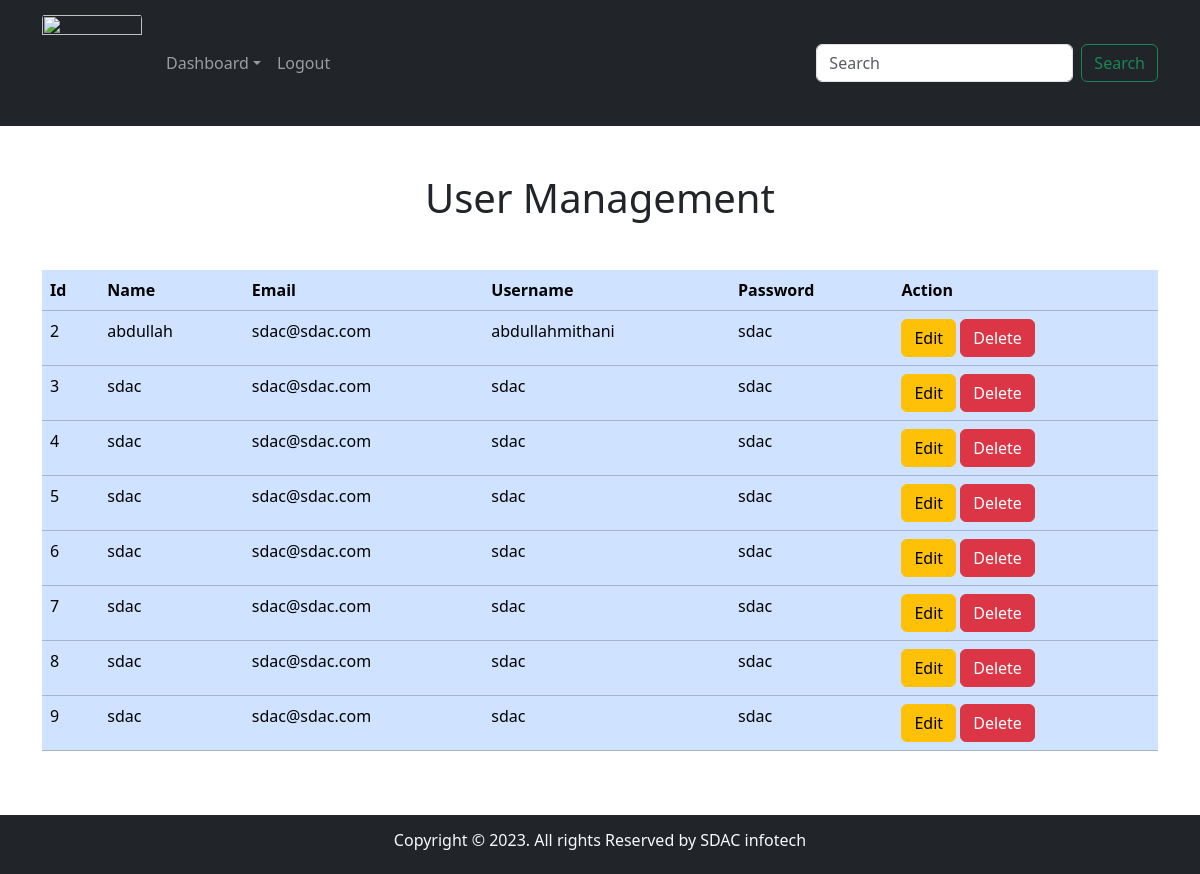
Screenshot of /admin/usermanage.php (signed in) with the database file from the repository.
### tables this page shows
CREATE TABLE `users` (
  `id` int(11) NOT NULL,
  `name` varchar(22) NOT NULL,
  `email` varchar(22) NOT NULL,
  `username` varchar(22) NOT NULL,
  `password` varchar(22) NOT NULL
);

### admin/usermanage.php (the view, shortened to what this page needs)
<!doctype html>
<html lang="en">
<head>
  <link href="https://cdn.jsdelivr.net/npm/bootstrap@5.3.2/dist/css/bootstrap.min.css" rel="stylesheet"
>
</head>
<body>
<header>
      <nav class="navbar navbar-expand-md navbar-dark bg-dark">
        <div class="container">
          <a class="navbar-brand" href="dashboard.php"
            ><img
              src="http://www.sdacinfotech.com/logo.png"
              class="img-fluid rounded"
              alt=""
              height="100"
              width="100"
          /></a>
          <div class="collapse navbar-collapse" id="collapsibleNavId">
          <ul class="navbar-nav me-auto mt-2 mt-lg-0">
              <li class="nav-item dropdown">
                <a
                  class="nav-link dropdown-toggle"
                  href="dashboard.php"
                  id="dropdownId"
                  data-bs-toggle="dropdown"
                  aria-haspopup="true"
                  aria-expanded="false"
                  >Dashboard</a
                >
              </li>
              <li class="nav-item">
                <a class="nav-link" href="logout.php">Logout</a>
              </li>
            </ul>
            <form class="d-flex my-2 my-lg-0">
              <input
                class="form-control me-sm-2"
                type="text"
                placeholder="Search"
              />
              <button
                class="btn btn-outline-success my-2 my-sm-0"
                type="submit"
              >
                Search
              </button>
            </form>
          </div>
        </div>
      </nav>
    </header>
  <main>
  <div class='container my-5'>
<h1 class='text-center my-5'>User Management</h1>
  <?php
include "connection.php";
$sql = "SELECT * FROM `users`";
$result = mysqli_query($conn,$sql);
if (mysqli_num_rows($result)>0) {
echo "
<div class='table-responsive'>
    <table class='table table-primary'>
        <thead>
            <tr>
                <th scope='col'>Id</th>
                <th scope='col'>Name</th>
                <th scope='col'>Email</th>
                <th scope='col'>Username</th>
                <th scope='col'>Password</th>
                <th scope='col'>Action</th>
            </tr>
        </thead>
        <tbody>
";
while ($rows = mysqli_fetch_assoc($result)) {
    echo "  <tr class=''>
    <td scope='row'>{$rows['id']}</td>
    <td>{$rows['name']}</td>
    <td>{$rows['email']}</td>
    <td>{$rows['username']}</td>
    <td>{$rows['password']}</td>
    <td>
        <a name='' id='' class='btn btn-warning' href='edit_user.php?id={$rows['id']}' role='button'>Edit</a>
        <a name='' id='' class='btn btn-danger' href='delete_user.php?id={$rows['id']}' role='button'>Delete</a>
    </td>
</tr>";
}
   echo "
   </tbody>
</table>
</div>
";
} else {
   echo "<h6 class='text-center text-danger'>0 Record Found</h6>";
}
?>
</div>
  </main>
  <footer class="bg-dark text-light py-3">
      <div class="container">
        <center>
          <h6>Copyright &copy; 2023. All rights Reserved by SDAC infotech</h6>
        </center>
      </div>
    </footer>
</body>
</html>

### rows the page displays
users: id "2", name "abdullah", email "sdac@sdac.com", username "abdullahmithani", password "sdac"
users: id "3", name "sdac", email "sdac@sdac.com", username "sdac", password "sdac"
users: id "4", name "sdac", email "sdac@sdac.com", username "sdac", password "sdac"
users: id "5", name "sdac", email "sdac@sdac.com", username "sdac", password "sdac"
users: id "6", name "sdac", email "sdac@sdac.com", username "sdac", password "sdac"
users: id "7", name "sdac", email "sdac@sdac.com", username "sdac", password "sdac"
users: id "8", name "sdac", email "sdac@sdac.com", username "sdac", password "sdac"
users: id "9", name "sdac", email "sdac@sdac.com", username "sdac", password "sdac"
